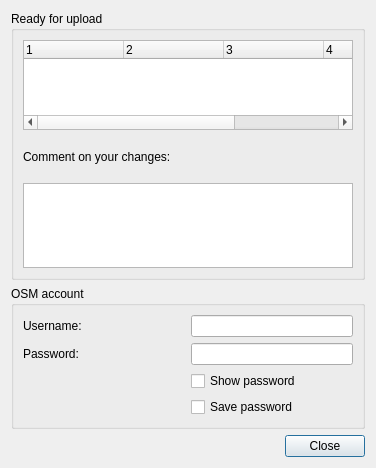
<ui version="4.0" >
 <class>OsmUploadDlg</class>
 <widget class="QDialog" name="OsmUploadDlg" >
  <property name="windowModality" >
   <enum>Qt::ApplicationModal</enum>
  </property>
  <property name="geometry" >
   <rect>
    <x>0</x>
    <y>0</y>
    <width>373</width>
    <height>468</height>
   </rect>
  </property>
  <property name="sizePolicy" >
   <sizepolicy vsizetype="Fixed" hsizetype="Fixed" >
    <horstretch>0</horstretch>
    <verstretch>0</verstretch>
   </sizepolicy>
  </property>
  <property name="windowTitle" >
   <string>Upload OSM data</string>
  </property>
  <property name="toolTip" >
   <string/>
  </property>
  <property name="whatsThis" >
   <string/>
  </property>
  <property name="modal" >
   <bool>true</bool>
  </property>
  <layout class="QVBoxLayout" >
   <item>
    <widget class="QGroupBox" name="groupBox" >
     <property name="title" >
      <string>Ready for upload</string>
     </property>
     <layout class="QVBoxLayout" >
      <item>
       <widget class="QTreeWidget" name="uploadChangesTable" >
        <property name="enabled" >
         <bool>true</bool>
        </property>
        <property name="sizePolicy" >
         <sizepolicy vsizetype="Fixed" hsizetype="Fixed" >
          <horstretch>0</horstretch>
          <verstretch>0</verstretch>
         </sizepolicy>
        </property>
        <property name="minimumSize" >
         <size>
          <width>330</width>
          <height>90</height>
         </size>
        </property>
        <property name="maximumSize" >
         <size>
          <width>330</width>
          <height>90</height>
         </size>
        </property>
        <property name="autoFillBackground" >
         <bool>false</bool>
        </property>
        <property name="textElideMode" >
         <enum>Qt::ElideLeft</enum>
        </property>
        <property name="rootIsDecorated" >
         <bool>false</bool>
        </property>
        <property name="itemsExpandable" >
         <bool>false</bool>
        </property>
        <property name="columnCount" >
         <number>5</number>
        </property>
        <column>
         <property name="text" >
          <string>1</string>
         </property>
        </column>
        <column>
         <property name="text" >
          <string>2</string>
         </property>
        </column>
        <column>
         <property name="text" >
          <string>3</string>
         </property>
        </column>
        <column>
         <property name="text" >
          <string>4</string>
         </property>
        </column>
        <column>
         <property name="text" >
          <string>5</string>
         </property>
        </column>
       </widget>
      </item>
      <item>
       <widget class="QLabel" name="label_4" >
        <property name="text" >
         <string>Comment on your changes:</string>
        </property>
       </widget>
      </item>
      <item>
       <widget class="QTextEdit" name="commentTextEdit" >
        <property name="enabled" >
         <bool>true</bool>
        </property>
        <property name="maximumSize" >
         <size>
          <width>16777215</width>
          <height>85</height>
         </size>
        </property>
       </widget>
      </item>
     </layout>
    </widget>
   </item>
   <item>
    <widget class="QGroupBox" name="accountGroupBox" >
     <property name="enabled" >
      <bool>true</bool>
     </property>
     <property name="title" >
      <string>OSM account</string>
     </property>
     <layout class="QVBoxLayout" >
      <item>
       <layout class="QGridLayout" >
        <item row="0" column="0" >
         <widget class="QLabel" name="label" >
          <property name="text" >
           <string>Username:</string>
          </property>
         </widget>
        </item>
        <item row="0" column="1" >
         <widget class="QLineEdit" name="userLineEdit" >
          <property name="enabled" >
           <bool>true</bool>
          </property>
          <property name="sizePolicy" >
           <sizepolicy vsizetype="Fixed" hsizetype="Preferred" >
            <horstretch>0</horstretch>
            <verstretch>0</verstretch>
           </sizepolicy>
          </property>
         </widget>
        </item>
        <item row="1" column="0" >
         <widget class="QLabel" name="label_2" >
          <property name="text" >
           <string>Password:</string>
          </property>
         </widget>
        </item>
        <item row="1" column="1" >
         <widget class="QLineEdit" name="passwdLineEdit" >
          <property name="sizePolicy" >
           <sizepolicy vsizetype="Fixed" hsizetype="Preferred" >
            <horstretch>0</horstretch>
            <verstretch>0</verstretch>
           </sizepolicy>
          </property>
         </widget>
        </item>
        <item row="2" column="1" >
         <widget class="QCheckBox" name="chkShowPasswd" >
          <property name="text" >
           <string>Show password</string>
          </property>
         </widget>
        </item>
        <item row="3" column="1" >
         <widget class="QCheckBox" name="chkSavePasswd" >
          <property name="text" >
           <string>Save password</string>
          </property>
         </widget>
        </item>
       </layout>
      </item>
     </layout>
    </widget>
   </item>
   <item>
    <widget class="QDialogButtonBox" name="buttonBox" >
     <property name="standardButtons" >
      <set>QDialogButtonBox::Close</set>
     </property>
    </widget>
   </item>
  </layout>
 </widget>
 <tabstops>
  <tabstop>userLineEdit</tabstop>
  <tabstop>passwdLineEdit</tabstop>
  <tabstop>chkShowPasswd</tabstop>
  <tabstop>buttonBox</tabstop>
 </tabstops>
 <resources/>
 <connections>
  <connection>
   <sender>buttonBox</sender>
   <signal>rejected()</signal>
   <receiver>OsmUploadDlg</receiver>
   <slot>reject()</slot>
   <hints>
    <hint type="sourcelabel" >
     <x>308</x>
     <y>337</y>
    </hint>
    <hint type="destinationlabel" >
     <x>265</x>
     <y>308</y>
    </hint>
   </hints>
  </connection>
 </connections>
</ui>
